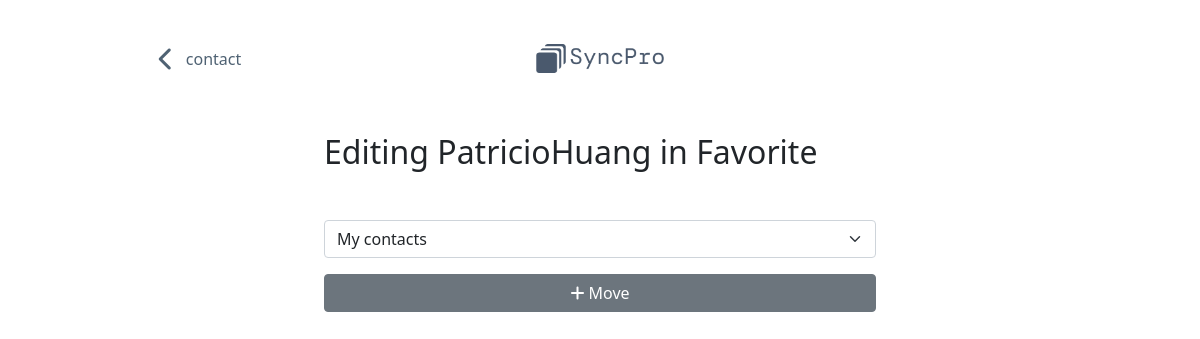
The page /profile-detail/edit-contact/18 (signed in) on the database its author committed.
### tables this page shows
CREATE TABLE profiles (
    id INTEGER PRIMARY KEY,
    profile_name TEXT NOT NULL,
    first_name TEXT NOT NULL,
    last_name TEXT,
    number TEXT,
    address TEXT,
    email TEXT,
    image TEXT,
    user_id INTEGER NOT NULL,
    FOREIGN KEY (user_id) REFERENCES users (id)
);

CREATE TABLE lists (
    id INTEGER PRIMARY KEY,
    list_name TEXT NOT NULL,
    user_id INTEGER NOT NULL,
    FOREIGN KEY (user_id) REFERENCES users (id)
);

### app.py (the view)
@app.route("/profile-detail/edit-contact/<int:profile_id>", methods=["GET", "POST"])
@login_required
def contact_edit_route(profile_id):
    return edit_contact(profile_id)

### app.py (called while the page is built)
@app.after_request
def after_request(response):
    response.headers["Cache-Control"] = "no-cache, no-store, must-revalidate"
    response.headers["Expires"] = 0
    response.headers["Pragma"] = "no-cache"
    return response

### contact.py (called while the page is built)
def edit_contact(profile_id):
    user_id = session["id"]
    profile = db.execute("SELECT * FROM profiles WHERE id = ?", profile_id)
    if request.method == "POST":
        list_id = request.form.get("selected_list")
        db.execute("UPDATE lists_profiles SET list_id = ? WHERE profile_id = ?", list_id, profile_id)
        return redirect(f"/contact-list/{list_id}")
    else:
        lists = db.execute("SELECT * FROM lists WHERE user_id = ?", user_id)
        current_list = db.execute("SELECT * FROM lists JOIN lists_profiles AS lp ON lp.list_id = lists.id WHERE user_id = ? AND lp.profile_id = ?", user_id, profile_id)
        return render_template("edit-contact.html", profile=profile, lists=lists , current_list=current_list)

### helpers.py (called while the page is built, shortened)
def login_required(f):
    @wraps(f)
    def decorated_function(*args, **kwargs):
        return f(*args, **kwargs)
    return decorated_function

### templates/edit-contact.html (shortened to what this page needs)
{% extends "layout.html" %}
{% block nav %}
<div class="container-fluid">
  <a href="/profile-detail/{{ profile_id }}">
    <i class="fa-solid fa-chevron-left fa-xl me-2"></i>
    contact
  </a>
</div>
<div class="container-fluid">
  <img src="/static/logo-dark.png" alt="logo" class="logo">
</div>
{% endblock %}
{% block main %}
<section>
  <div>
    <div class="container pb-2 px-4">
      <h2 class="mb-5">Editing {{ profile[0]["first_name"] }}{{ profile[0]["last_name"] }} in {{ current_list[0]["list_name"] }}</h2>
      <form id="edit-contact-form" action="/profile-detail/edit-contact/{{ profile[0]["id"] }}" method="post">
        <select class="form-select" name="selected_list" aria-label="Default select example">
          <option selected disabled>{{ lists[0]["list_name"] }}</option>
        </select>
        <button id="add-contact" type="submit" class="btn btn-secondary my-3 w-100">
          <i class="fa-solid fa-plus"></i>
          Move</button>
      </form>
    </div>
  </div>
</section>
{% endblock %}

### static/styles.css (style rules this page uses)
nav div { align-self: center; }
.logo { width: 8em; margin: 20px auto; }
a, a:active, a:hover { text-decoration: none; color: #4F6273; }
@media (min-width: 768px) { section { width: 50%; margin: auto; } }

### rows shown on the page
profiles: first_name "Patricio", last_name "Huang"
lists: list_name "Favorite"
lists: selected_list "My contacts"
